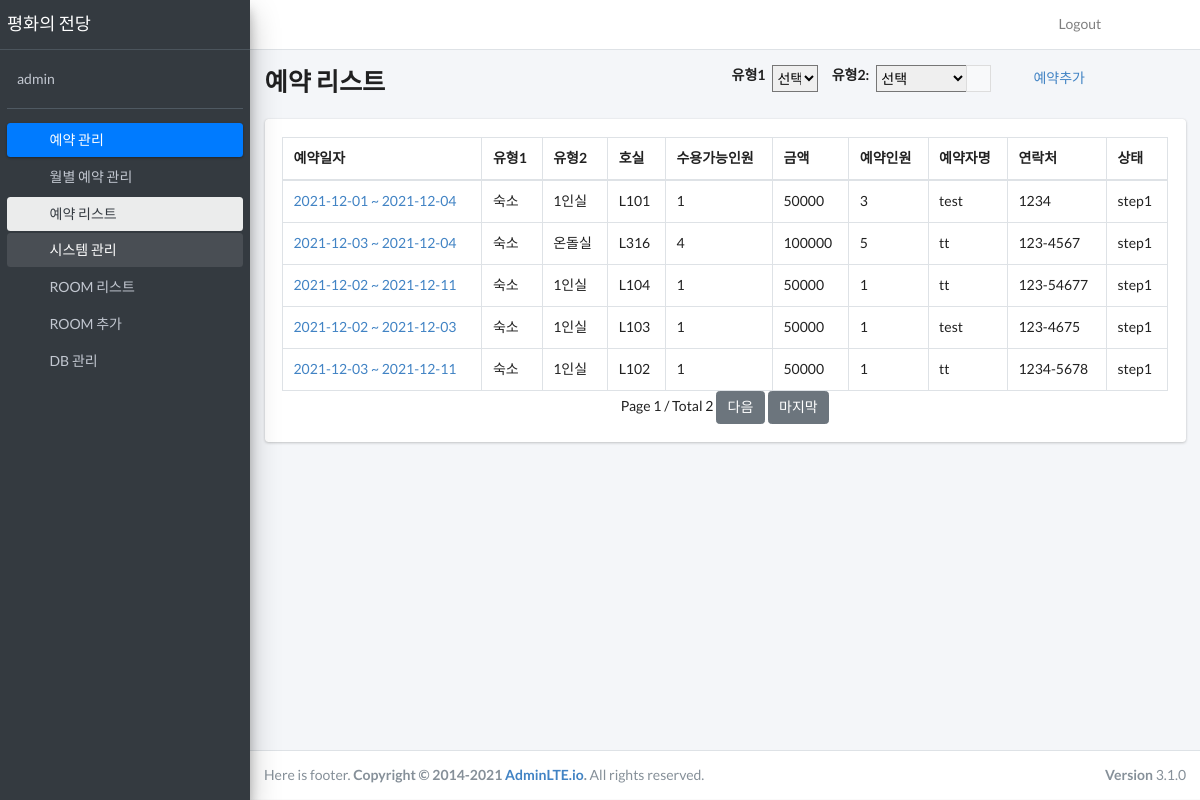
Page /leases/leaselist/ (signed in) on the committed database.
### jsb_web/users/models.py (models this page shows, shortened)
class User(AbstractUser):
    name = models.CharField(_("Name of User"), blank=True, max_length=255)
    user_name = models.CharField(blank=True, max_length=255)
    bu_name = models.CharField(blank=True, max_length=255)
    level_name = models.CharField(blank=True, max_length=255)

### jsb_web/leases/models.py (models this page shows, shortened)
class TimeStampModel(models.Model):
    created_at = models.DateTimeField(auto_now_add=True)
    updated_at = models.DateTimeField(auto_now_add=True)
    class Meta:
        abstract = True

class Lease(TimeStampModel):
    STATE_CHOICES = [
        ('step1', '신청'),
        ('step2', '가계약'),
        ('step3', '예약완료'),
        ('step4', '취소'),
    ]
    author = models.ForeignKey(
            user_model.User,
            null=True,
            on_delete=models.CASCADE,
            related_name='lease_author'
        )
    room = models.ForeignKey(
            Room,
            null=True,
            on_delete=models.CASCADE,
            related_name='lease_room'
        )
    st_date = models.DateTimeField(blank=False)
    ed_date = models.DateTimeField(blank=False)
    usepeople = models.IntegerField(blank=False)
    leasename = models.CharField(blank=False, max_length=255)
    phonenumber = models.CharField(blank=False, max_length=255)
    contents = models.TextField(blank=True)
    state = models.CharField(blank=True, max_length=5,choices=STATE_CHOICES,default='step1')

class Room(TimeStampModel):
    author = models.ForeignKey(
            user_model.User,
            null=True,
            on_delete=models.CASCADE,
            related_name='room_author'
        )
    roomnumber = models.CharField(blank=False, max_length=255)
    type1 = models.CharField(blank=False, max_length=255)
    type2 = models.CharField(blank=False, max_length=255)
    roompeople = models.IntegerField(blank=False)
    roommoney = models.IntegerField(blank=False)
    image = models.ImageField(blank=True)
    room_likes = models.ManyToManyField(
        user_model.User,
        blank=True,
        related_name='room_likes'
        )

### jsb_web/leases/views.py (the view)
# urls.py: path("leaselist/", views.LeaseList.as_view(), name="leaselist"),
class LeaseList(LoginRequiredMixin, generic.ListView):
    paginate_by = 5
    model = models.Lease
    def get_queryset(self):
        type1 = self.request.GET.get('type1', '선택')
        type2 = self.request.GET.get('type2', '선택')
        print("type1=",type1,"type2=",type2)
        q = Q()
        if len(type1)>0 and type1 != '선택':
            q &= Q(room__type1=type1)
        if len(type2)>0 and type2 != '선택':
            q &= Q(room__type2=type2)
        new_context = models.Lease.objects.filter(q)
        return new_context

### jsb_web/utils/context_processors.py (called while the page is built)
def settings_context(_request):
    return {"DEBUG": settings.DEBUG}

### jsb_web/templates/leases/lease_list.html (shortened to what this page needs)
{% extends "leases/base2.html" %}
{% load static %}
{% block content %}
<section class="content-header">
  <div class="container-fluid">
    <div class="row mb-2">
      <div class="col-sm-6">
        <h1>예약 리스트</h1>
      </div>
      <div class="col-sm-6">
        <form method="get" action="{% url 'leases:leaselist' %}">
          <div class="form-group mb-0">
            <div class="input-group date">
              <label class="input-group-append">유형1</label>
              <select class="input-group-append ml-2" name="type1" id="type1" style="width: 10%;">
                <option selected="selected">선택</option>
              </select>
              <label class="input-group-append ml-3">유형2:</label>
              <select class="input-group-append ml-2" name="type2" id="type2" style="width: 20%;">
                  <option selected="selected">선택</option>
              </select>
              <div class="input-group-append">
                <button type="submit" id="lease_search" class="btn btn-sm btn-default">
                    <i class="fa fa-search"></i>
                </button>
              </div>
              <ol class="input-group-append breadcrumb float-sm-right ml-5">
                <li class="breadcrumb-item">
                  <a href="{% url 'leases:lease_create' %}">예약추가</a>
                </li>
              </ol>
            </div>
          </div>
        </form>
      </div>
    </div>
  </div>
</section>
<section class="content">
  <div class="container-fluid">
    <div class="row">
      <div class="col-md-12">
        <div class="card">
            <div class="card-body">
                <table id="example2" class="table table-bordered table-hover">
                <thead>
                <tr>
                    <th>예약일자</th>
                    <th>유형1</th>
                    <th>유형2</th>
                    <th>호실</th>
                    <th>수용가능인원</th>
                    <th>금액</th>
                    <th>예약인원</th>
                    <th>예약자명</th>
                    <th>연락처</th>
                    <th>상태</th>
                </tr>
                </thead>
                <tbody>
                {% for lease in page_obj %}
                    <tr>
                        <td><a href="{% url 'leases:lease_detail' lease.id %}">{{ lease.st_date|date:'Y-m-d' }} ~ {{ lease.ed_date|date:'Y-m-d' }}</a></td>
                        <td>{{ lease.room.type1 }}</td>
                        <td>{{ lease.room.type2 }}</td>
                        <td>{{ lease.room.roomnumber }}</td>
                        <td>{{ lease.room.roompeople }}</td>
                        <td>{{ lease.room.roommoney }}</td>
                        <td>{{ lease.usepeople }}</td>
                        <td>{{ lease.leasename }}</td>
                        <td>{{ lease.phonenumber }}</td>
                        <td>{{ lease.state }}</td>
                    </tr>
                {% endfor %}
                </tbody>
                </table>
                <div class="d-grid gap-2 d-md-flex justify-content-md-center">
                    <div class="pagination">
                        <span class="step-links">
                            <span class="current">
                                Page {{ page_obj.number }} / Total {{ page_obj.paginator.num_pages }}
                            </span>
                            {% if page_obj.has_next %}
                                <a href="?page={{ page_obj.next_page_number }}"><button type="button" class="btn btn-secondary">다음</button></a>
                                <a href="?page={{ page_obj.paginator.num_pages }}"><button type="button" class="btn btn-secondary">마지막</button></a>
                            {% endif %}
                        </span>
                    </div>
                </div>
            </div>
          </div>
      </div>
    </div>
  </div>
</section>
{% endblock content %}

### jsb_web/templates/leases/sidebar2.html
{% load static %}
    <a href="{% url 'leases:index' %}" class="brand-link">
        <span class="brand-text font-weight-light">평화의 전당</span>
      </a>
      <div class="sidebar">
        <div class="user-panel mt-3 pb-3 mb-3 d-flex">
          <div class="info">
            <a href="{% url 'leases:index' %}" class="d-block">
              {{ user.username }}
            </a>
          </div>
        </div>
        <nav class="mt-2">
          <ul class="nav nav-pills nav-sidebar flex-column" data-widget="treeview" role="menu" data-accordion="false">
            <li class="nav-item menu-open">
              <a href="#" class="nav-link {% if request.path == '/leases/' or request.path == '/leases/leaselist/' %}active{% endif %}">
                <i class="nav-icon fas fa-tachometer-alt"></i>
                <p>
                  예약 관리
                  <i class="right fas fa-angle-left"></i>
                </p>
              </a>
              <ul class="nav nav-treeview">
                <li class="nav-item">
                  <a href="{% url 'leases:index' %}" class="nav-link {% if request.path == '/leases/' %}active{% endif %}">
                    <i class="far fa-circle nav-icon"></i>
                    <p>월별 예약 관리</p>
                  </a>
                </li>
                <li class="nav-item">
                  <a href="{% url 'leases:leaselist' %}" class="nav-link {% if request.path == '/leases/leaselist/' %}active{% endif %}">
                    <i class="far fa-circle nav-icon"></i>
                    <p>예약 리스트</p>
                  </a>
                </li>
              </ul>
            </li>
            <li class="nav-item menu-open">
              <a href="#" class="nav-link {% if request.path == '/leases/roomlist' or request.path == '/leases/roomcreate2' %}active{% endif %}">
                <i class="nav-icon fas fa-tachometer-alt"></i>
                <p>
                  시스템 관리
                  <i class="right fas fa-angle-left"></i>
                </p>
              </a>
              <ul class="nav nav-treeview">
                <li class="nav-item">
                  <a href="{% url 'leases:room_list' %}" class="nav-link {% if request.path == '/leases/roomlist' %}active{% endif %}">
                    <i class="far fa-circle nav-icon"></i>
                    <p>ROOM 리스트</p>
                  </a>
                </li>
                <li class="nav-item">
                  <a href="{% url 'leases:room_create2' %}" class="nav-link {% if request.path == '/leases/roomcreate2' %}active{% endif %}">
                    <i class="far fa-circle nav-icon"></i>
                    <p>ROOM 추가</p>
                  </a>
                </li>
                {% if user.is_superuser %}
                <li class="nav-item">
                  <a href="/admin" class="nav-link {% if urlno == '4' %}active{% endif %}">
                    <i class="far fa-circle nav-icon"></i>
                    <p>DB 관리</p>
                  </a>
                </li>
                {% endif %}
              </ul>
            </li>
          </ul>
        </nav>
      </div>

### jsb_web/static/css/fullcalendar/main.css (style rules this page uses)
:root { --fc-daygrid-event-dot-width: 8px; }
:root { --fc-list-event-dot-width: 10px; --fc-list-event-hover-bg-color: #f5f5f5; }

### jsb_web/static/css/leases/base.css (style rules this page uses)
body { margin: 0; padding: 0; background-color: #fafafa; }

### rows in the picture
User: username "admin"
Lease: st_date "2021-12-01", ed_date "2021-12-04", room.type1 "숙소", room.type2 "1인실", room.roomnumber "L101", room.roompeople "1", room.roommoney "50000", usepeople "3", leasename "test", phonenumber "1234", state "step1"
Lease: st_date "2021-12-03", ed_date "2021-12-04", room.type1 "숙소", room.type2 "온돌실", room.roomnumber "L316", room.roompeople "4", room.roommoney "100000", usepeople "5", leasename "tt", phonenumber "123-4567", state "step1"
Lease: st_date "2021-12-02", ed_date "2021-12-11", room.type1 "숙소", room.type2 "1인실", room.roomnumber "L104", room.roompeople "1", room.roommoney "50000", usepeople "1", leasename "tt", phonenumber "123-54677", state "step1"
Lease: st_date "2021-12-02", ed_date "2021-12-03", room.type1 "숙소", room.type2 "1인실", room.roomnumber "L103", room.roompeople "1", room.roommoney "50000", usepeople "1", leasename "test", phonenumber "123-4675", state "step1"
Lease: st_date "2021-12-03", ed_date "2021-12-11", room.type1 "숙소", room.type2 "1인실", room.roomnumber "L102", room.roompeople "1", room.roommoney "50000", usepeople "1", leasename "tt", phonenumber "1234-5678", state "step1"

### other values in the picture
{{ page_obj.number }} "1"
{{ page_obj.paginator.num_pages }} "2"
